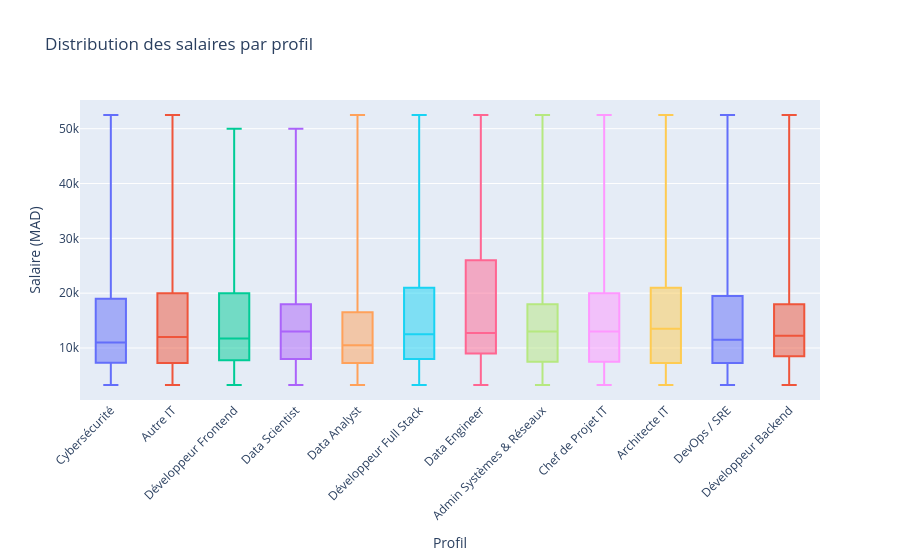

Notebook code cell kept with this figure:
### Code cell
# 3. Boxplot salaires (à partir des données individuelles Silver)
df_offres = pd.read_parquet('data_lake_root/silver/offres_clean/offres_clean.parquet')
df_box = df_offres[df_offres['salaire_connu'] & (df_offres['salaire_median_mad'] > 0)]
profils_5plus = df_box['profil_normalise'].value_counts()[df_box['profil_normalise'].value_counts() >= 5].index
df_box = df_box[df_box['profil_normalise'].isin(profils_5plus)]

fig3 = px.box(df_box, x='profil_normalise', y='salaire_median_mad',
              title='Distribution des salaires par profil',
              labels={'profil_normalise':'Profil', 'salaire_median_mad':'Salaire (MAD)'},
              color='profil_normalise', points=False)
fig3.update_layout(showlegend=False, xaxis_tickangle=-45)
fig3.show()

### Figure 1 — Plotly figure (JSON) as saved in the notebook; plotly's stock layout.template omitted (floating-point values rounded to 4 significant figures; data arrays with more than 128 entries replaced by an {"elided": "..."} marker saying what was removed)
{"data": [{"alignmentgroup": "True", "boxpoints": false, "hovertemplate": "Profil=%{x}<br>Salaire (MAD)=%{y}<extra></extra>", "legendgroup": "Cybersécurité", "marker": {"color": "#636efa"}, "name": "Cybersécurité", "notched": false, "offsetgroup": "Cybersécurité", "orientation": "v", "showlegend": true, "type": "box", "x": ["Cybersécurité", "Cybersécurité", "Cybersécurité", "Cybersécurité", "Cybersécurité", "Cybersécurité", "Cybersécurité", "Cybersécurité", "Cybersécurité", "Cybersécurité", "Cybersécurité", "Cybersécurité", "Cybersécurité", "Cybersécurité", "Cybersécurité", "Cybersécurité", "Cybersécurité", "Cybersécurité", "Cybersécurité", "Cybersécurité", "Cybersécurité", "Cybersécurité", "Cybersécurité", "Cybersécurité", "Cybersécurité", "Cybersécurité", "Cybersécurité", "Cybersécurité", "Cybersécurité", "Cybersécurité", "Cybersécurité", "Cybersécurité", "Cybersécurité", "Cybersécurité", "Cybersécurité", "Cybersécurité", "Cybersécurité", "Cybersécurité", "Cybersécurité", "Cybersécurité", "Cybersécurité", "Cybersécurité", "Cybersécurité", "Cybersécurité", "Cybersécurité", "Cybersécurité", "Cybersécurité", "Cybersécurité", "Cybersécurité", "Cybersécurité", "Cybersécurité", "Cybersécurité", "Cybersécurité", "Cybersécurité", "Cybersécurité", "Cybersécurité", "Cybersécurité", "Cybersécurité", "Cybersécurité", "Cybersécurité", "Cybersécurité", "Cybersécurité", "Cybersécurité", "Cybersécurité", "Cybersécurité", "Cybersécurité", "Cybersécurité", "Cybersécurité", "Cybersécurité", "Cybersécurité", "Cybersécurité", "Cybersécurité", "Cybersécurité", "Cybersécurité", "Cybersécurité", "Cybersécurité", "Cybersécurité", "Cybersécurité", "Cybersécurité", "Cybersécurité", "Cybersécurité", "Cybersécurité", "Cybersécurité", "Cybersécurité", "Cybersécurité", "Cybersécurité", "Cybersécurité"], "x0": " ", "xaxis": "x", "y": [13500.0, 7500.0, 14000.0, 6750.0, 4750.0, 15500.0, 9000.0, 9500.0, 10000.0, 24000.0, 52500.0, 32000.0, 25000.0, 12000.0, 16000.0, 6250.0, 11000.0, 4750.0, 15500.0, 5250.0, 10500.0, 18000.0, 20000.0, 13500.0, 10500.0, 42500.0, 6000.0, 14500.0, 45000.0, 16500.0, 16000.0, 13500.0, 3250.0, 8250.0, 28000.0, 10500.0, 40000.0, 9500.0, 35000.0, 5750.0, 8250.0, 32000.0, 5250.0, 9500.0, 10500.0, 8500.0, 4750.0, 19000.0, 4250.0, 6500.0, 6750.0, 50000.0, 7250.0, 19000.0, 26000.0, 22000.0, 8250.0, 6000.0, 16000.0, 21000.0, 4750.0, 35000.0, 10500.0, 24000.0, 7750.0, 3250.0, 10500.0, 5750.0, 15500.0, 24000.0, 19000.0, 7000.0, 8000.0, 18000.0, 4750.0, 11000.0, 12500.0, 4500.0, 45000.0, 32500.0, 13000.0, 12000.0, 16500.0, 23000.0, 9000.0, 10000.0, 4750.0], "y0": " ", "yaxis": "y"}, {"alignmentgroup": "True", "boxpoints": false, "hovertemplate": "Profil=%{x}<br>Salaire (MAD)=%{y}<extra></extra>", "legendgroup": "Autre IT", "marker": {"color": "#EF553B"}, "name": "Autre IT", "notched": false, "offsetgroup": "Autre IT", "orientation": "v", "showlegend": true, "type": "box", "x": {"elided": "1769 str values"}, "x0": " ", "xaxis": "x", "y": {"elided": "1769 float values"}, "y0": " ", "yaxis": "y"}, {"alignmentgroup": "True", "boxpoints": false, "hovertemplate": "Profil=%{x}<br>Salaire (MAD)=%{y}<extra></extra>", "legendgroup": "Développeur Frontend", "marker": {"color": "#00cc96"}, "name": "Développeur Frontend", "notched": false, "offsetgroup": "Développeur Frontend", "orientation": "v", "showlegend": true, "type": "box", "x": ["Développeur Frontend", "Développeur Frontend", "Développeur Frontend", "Développeur Frontend", "Développeur Frontend", "Développeur Frontend", "Développeur Frontend", "Développeur Frontend", "Développeur Frontend", "Développeur Frontend", "Développeur Frontend", "Développeur Frontend", "Développeur Frontend", "Développeur Frontend", "Développeur Frontend", "Développeur Frontend", "Développeur Frontend", "Développeur Frontend", "Développeur Frontend", "Développeur Frontend", "Développeur Frontend", "Développeur Frontend", "Développeur Frontend", "Développeur Frontend", "Développeur Frontend", "Développeur Frontend", "Développeur Frontend", "Développeur Frontend", "Développeur Frontend", "Développeur Frontend", "Développeur Frontend", "Développeur Frontend", "Développeur Frontend", "Développeur Frontend", "Développeur Frontend", "Développeur Frontend", "Développeur Frontend", "Développeur Frontend", "Développeur Frontend", "Développeur Frontend", "Développeur Frontend", "Développeur Frontend", "Développeur Frontend", "Développeur Frontend", "Développeur Frontend", "Développeur Frontend", "Développeur Frontend", "Développeur Frontend", "Développeur Frontend", "Développeur Frontend", "Développeur Frontend", "Développeur Frontend", "Développeur Frontend", "Développeur Frontend", "Développeur Frontend", "Développeur Frontend", "Développeur Frontend", "Développeur Frontend", "Développeur Frontend", "Développeur Frontend", "Développeur Frontend", "Développeur Frontend", "Développeur Frontend", "Développeur Frontend", "Développeur Frontend", "Développeur Frontend", "Développeur Frontend", "Développeur Frontend", "Développeur Frontend", "Développeur Frontend", "Développeur Frontend", "Développeur Frontend", "Développeur Frontend", "Développeur Frontend", "Développeur Frontend", "Développeur Frontend", "Développeur Frontend", "Développeur Frontend", "Développeur Frontend", "Développeur Frontend", "Développeur Frontend", "Développeur Frontend"], "x0": " ", "xaxis": "x", "y": [16500.0, 13000.0, 16500.0, 30000.0, 8500.0, 27000.0, 22000.0, 15000.0, 5250.0, 12000.0, 11000.0, 16500.0, 8250.0, 22000.0, 6250.0, 28000.0, 20000.0, 5500.0, 7250.0, 26000.0, 10500.0, 16500.0, 29000.0, 30000.0, 7750.0, 7250.0, 11000.0, 15000.0, 20000.0, 10000.0, 6500.0, 19000.0, 16500.0, 15500.0, 6500.0, 5000.0, 9000.0, 4750.0, 7250.0, 32500.0, 3250.0, 5250.0, 12500.0, 6500.0, 5250.0, 18000.0, 8250.0, 28000.0, 32000.0, 8500.0, 30000.0, 29000.0, 16500.0, 7250.0, 5750.0, 13500.0, 4750.0, 31000.0, 50000.0, 11500.0, 15500.0, 6750.0, 12000.0, 30000.0, 20000.0, 4250.0, 10500.0, 11000.0, 27000.0, 10500.0, 37500.0, 16000.0, 37500.0, 8000.0, 8500.0, 10500.0, 8250.0, 9500.0, 7750.0, 31000.0, 7750.0, 5250.0], "y0": " ", "yaxis": "y"}, {"alignmentgroup": "True", "boxpoints": false, "hovertemplate": "Profil=%{x}<br>Salaire (MAD)=%{y}<extra></extra>", "legendgroup": "Data Scientist", "marker": {"color": "#ab63fa"}, "name": "Data Scientist", "notched": false, "offsetgroup": "Data Scientist", "orientation": "v", "showlegend": true, "type": "box", "x": {"elided": "174 str values"}, "x0": " ", "xaxis": "x", "y": {"elided": "174 float values"}, "y0": " ", "yaxis": "y"}, {"alignmentgroup": "True", "boxpoints": false, "hovertemplate": "Profil=%{x}<br>Salaire (MAD)=%{y}<extra></extra>", "legendgroup": "Data Analyst", "marker": {"color": "#FFA15A"}, "name": "Data Analyst", "notched": false, "offsetgroup": "Data Analyst", "orientation": "v", "showlegend": true, "type": "box", "x": {"elided": "188 str values"}, "x0": " ", "xaxis": "x", "y": {"elided": "188 float values"}, "y0": " ", "yaxis": "y"}, {"alignmentgroup": "True", "boxpoints": false, "hovertemplate": "Profil=%{x}<br>Salaire (MAD)=%{y}<extra></extra>", "legendgroup": "Développeur Full Stack", "marker": {"color": "#19d3f3"}, "name": "Développeur Full Stack", "notched": false, "offsetgroup": "Développeur Full Stack", "orientation": "v", "showlegend": true, "type": "box", "x": {"elided": "166 str values"}, "x0": " ", "xaxis": "x", "y": {"elided": "166 float values"}, "y0": " ", "yaxis": "y"}, {"alignmentgroup": "True", "boxpoints": false, "hovertemplate": "Profil=%{x}<br>Salaire (MAD)=%{y}<extra></extra>", "legendgroup": "Data Engineer", "marker": {"color": "#FF6692"}, "name": "Data Engineer", "notched": false, "offsetgroup": "Data Engineer", "orientation": "v", "showlegend": true, "type": "box", "x": ["Data Engineer", "Data Engineer", "Data Engineer", "Data Engineer", "Data Engineer", "Data Engineer", "Data Engineer", "Data Engineer", "Data Engineer", "Data Engineer", "Data Engineer", "Data Engineer", "Data Engineer", "Data Engineer", "Data Engineer", "Data Engineer", "Data Engineer", "Data Engineer", "Data Engineer", "Data Engineer", "Data Engineer", "Data Engineer", "Data Engineer", "Data Engineer", "Data Engineer", "Data Engineer", "Data Engineer", "Data Engineer", "Data Engineer", "Data Engineer", "Data Engineer", "Data Engineer", "Data Engineer", "Data Engineer", "Data Engineer", "Data Engineer", "Data Engineer", "Data Engineer", "Data Engineer", "Data Engineer", "Data Engineer", "Data Engineer", "Data Engineer", "Data Engineer", "Data Engineer", "Data Engineer", "Data Engineer", "Data Engineer", "Data Engineer", "Data Engineer", "Data Engineer", "Data Engineer", "Data Engineer", "Data Engineer"], "x0": " ", "xaxis": "x", "y": [20000.0, 6500.0, 6000.0, 4250.0, 24000.0, 27000.0, 28000.0, 16000.0, 31000.0, 25000.0, 6000.0, 13000.0, 11500.0, 26000.0, 7750.0, 9500.0, 5250.0, 13500.0, 15000.0, 52500.0, 10500.0, 31000.0, 5000.0, 11500.0, 11500.0, 12500.0, 12500.0, 30000.0, 5750.0, 11500.0, 7250.0, 15500.0, 47500.0, 29000.0, 10000.0, 12500.0, 32500.0, 47500.0, 10500.0, 9000.0, 14000.0, 11000.0, 3250.0, 5500.0, 29000.0, 10000.0, 3250.0, 26000.0, 13000.0, 42500.0, 15500.0, 16500.0, 15500.0, 8250.0], "y0": " ", "yaxis": "y"}, {"alignmentgroup": "True", "boxpoints": false, "hovertemplate": "Profil=%{x}<br>Salaire (MAD)=%{y}<extra></extra>", "legendgroup": "Admin Systèmes & Réseaux", "marker": {"color": "#B6E880"}, "name": "Admin Systèmes & Réseaux", "notched": false, "offsetgroup": "Admin Systèmes & Réseaux", "orientation": "v", "showlegend": true, "type": "box", "x": {"elided": "226 str values"}, "x0": " ", "xaxis": "x", "y": {"elided": "226 float values"}, "y0": " ", "yaxis": "y"}, {"alignmentgroup": "True", "boxpoints": false, "hovertemplate": "Profil=%{x}<br>Salaire (MAD)=%{y}<extra></extra>", "legendgroup": "Chef de Projet IT", "marker": {"color": "#FF97FF"}, "name": "Chef de Projet IT", "notched": false, "offsetgroup": "Chef de Projet IT", "orientation": "v", "showlegend": true, "type": "box", "x": {"elided": "150 str values"}, "x0": " ", "xaxis": "x", "y": {"elided": "150 float values"}, "y0": " ", "yaxis": "y"}, {"alignmentgroup": "True", "boxpoints": false, "hovertemplate": "Profil=%{x}<br>Salaire (MAD)=%{y}<extra></extra>", "legendgroup": "Architecte IT", "marker": {"color": "#FECB52"}, "name": "Architecte IT", "notched": false, "offsetgroup": "Architecte IT", "orientation": "v", "showlegend": true, "type": "box", "x": ["Architecte IT", "Architecte IT", "Architecte IT", "Architecte IT", "Architecte IT", "Architecte IT", "Architecte IT", "Architecte IT", "Architecte IT", "Architecte IT", "Architecte IT", "Architecte IT", "Architecte IT", "Architecte IT", "Architecte IT", "Architecte IT", "Architecte IT", "Architecte IT", "Architecte IT", "Architecte IT", "Architecte IT", "Architecte IT", "Architecte IT", "Architecte IT", "Architecte IT", "Architecte IT", "Architecte IT", "Architecte IT", "Architecte IT", "Architecte IT", "Architecte IT", "Architecte IT", "Architecte IT", "Architecte IT", "Architecte IT", "Architecte IT", "Architecte IT", "Architecte IT", "Architecte IT", "Architecte IT", "Architecte IT", "Architecte IT", "Architecte IT", "Architecte IT", "Architecte IT", "Architecte IT", "Architecte IT", "Architecte IT", "Architecte IT", "Architecte IT", "Architecte IT", "Architecte IT", "Architecte IT", "Architecte IT", "Architecte IT", "Architecte IT", "Architecte IT", "Architecte IT", "Architecte IT", "Architecte IT", "Architecte IT", "Architecte IT", "Architecte IT", "Architecte IT", "Architecte IT", "Architecte IT", "Architecte IT", "Architecte IT", "Architecte IT", "Architecte IT", "Architecte IT", "Architecte IT", "Architecte IT", "Architecte IT", "Architecte IT", "Architecte IT", "Architecte IT", "Architecte IT", "Architecte IT", "Architecte IT", "Architecte IT", "Architecte IT", "Architecte IT", "Architecte IT", "Architecte IT"], "x0": " ", "xaxis": "x", "y": [20000.0, 21000.0, 16500.0, 15000.0, 10500.0, 32000.0, 7750.0, 10500.0, 22000.0, 28000.0, 28000.0, 5000.0, 13500.0, 3250.0, 21000.0, 12000.0, 22000.0, 12500.0, 9500.0, 18000.0, 20000.0, 13500.0, 5750.0, 3250.0, 6750.0, 3250.0, 47500.0, 15500.0, 7500.0, 37500.0, 7250.0, 29000.0, 22000.0, 10500.0, 15500.0, 7500.0, 8000.0, 12000.0, 13500.0, 21000.0, 18000.0, 40000.0, 14500.0, 21000.0, 5750.0, 28000.0, 13500.0, 8000.0, 5000.0, 13000.0, 18000.0, 52500.0, 6750.0, 6250.0, 22000.0, 12500.0, 8250.0, 5750.0, 4250.0, 10000.0, 15500.0, 5750.0, 15500.0, 3250.0, 6250.0, 7000.0, 7250.0, 11500.0, 4750.0, 7750.0, 6250.0, 15500.0, 28000.0, 12500.0, 26000.0, 30000.0, 52500.0, 3250.0, 5500.0, 14500.0, 40000.0, 10000.0, 50000.0, 24000.0, 15500.0], "y0": " ", "yaxis": "y"}, {"alignmentgroup": "True", "boxpoints": false, "hovertemplate": "Profil=%{x}<br>Salaire (MAD)=%{y}<extra></extra>", "legendgroup": "DevOps / SRE", "marker": {"color": "#636efa"}, "name": "DevOps / SRE", "notched": false, "offsetgroup": "DevOps / SRE", "orientation": "v", "showlegend": true, "type": "box", "x": ["DevOps / SRE", "DevOps / SRE", "DevOps / SRE", "DevOps / SRE", "DevOps / SRE", "DevOps / SRE", "DevOps / SRE", "DevOps / SRE", "DevOps / SRE", "DevOps / SRE", "DevOps / SRE", "DevOps / SRE", "DevOps / SRE", "DevOps / SRE", "DevOps / SRE", "DevOps / SRE", "DevOps / SRE", "DevOps / SRE", "DevOps / SRE", "DevOps / SRE", "DevOps / SRE", "DevOps / SRE", "DevOps / SRE", "DevOps / SRE", "DevOps / SRE", "DevOps / SRE", "DevOps / SRE", "DevOps / SRE", "DevOps / SRE", "DevOps / SRE", "DevOps / SRE", "DevOps / SRE", "DevOps / SRE", "DevOps / SRE", "DevOps / SRE", "DevOps / SRE", "DevOps / SRE", "DevOps / SRE", "DevOps / SRE", "DevOps / SRE", "DevOps / SRE", "DevOps / SRE", "DevOps / SRE", "DevOps / SRE", "DevOps / SRE", "DevOps / SRE", "DevOps / SRE", "DevOps / SRE", "DevOps / SRE", "DevOps / SRE", "DevOps / SRE", "DevOps / SRE", "DevOps / SRE", "DevOps / SRE", "DevOps / SRE", "DevOps / SRE", "DevOps / SRE", "DevOps / SRE", "DevOps / SRE", "DevOps / SRE", "DevOps / SRE", "DevOps / SRE", "DevOps / SRE", "DevOps / SRE", "DevOps / SRE", "DevOps / SRE", "DevOps / SRE", "DevOps / SRE", "DevOps / SRE", "DevOps / SRE", "DevOps / SRE", "DevOps / SRE", "DevOps / SRE", "DevOps / SRE", "DevOps / SRE", "DevOps / SRE"], "x0": " ", "xaxis": "x", "y": [8000.0, 23000.0, 21000.0, 15500.0, 15000.0, 15500.0, 16500.0, 5250.0, 6000.0, 13500.0, 11500.0, 11000.0, 6250.0, 7750.0, 14000.0, 18000.0, 20000.0, 11500.0, 11000.0, 9000.0, 9500.0, 5750.0, 29000.0, 14500.0, 8250.0, 7000.0, 9500.0, 12000.0, 11500.0, 9000.0, 4250.0, 6000.0, 32000.0, 17000.0, 32500.0, 16000.0, 5250.0, 10500.0, 7250.0, 32500.0, 8000.0, 30000.0, 6000.0, 7250.0, 6000.0, 40000.0, 6750.0, 9500.0, 29000.0, 14000.0, 5500.0, 31000.0, 7250.0, 32000.0, 4750.0, 28000.0, 47500.0, 6250.0, 5000.0, 6250.0, 52500.0, 16500.0, 11500.0, 3250.0, 20000.0, 10000.0, 8000.0, 29000.0, 27000.0, 4250.0, 18000.0, 16500.0, 21000.0, 11500.0, 19000.0, 16500.0], "y0": " ", "yaxis": "y"}, {"alignmentgroup": "True", "boxpoints": false, "hovertemplate": "Profil=%{x}<br>Salaire (MAD)=%{y}<extra></extra>", "legendgroup": "Développeur Backend", "marker": {"color": "#EF553B"}, "name": "Développeur Backend", "notched": false, "offsetgroup": "Développeur Backend", "orientation": "v", "showlegend": true, "type": "box", "x": ["Développeur Backend", "Développeur Backend", "Développeur Backend", "Développeur Backend", "Développeur Backend", "Développeur Backend", "Développeur Backend", "Développeur Backend", "Développeur Backend", "Développeur Backend", "Développeur Backend", "Développeur Backend", "Développeur Backend", "Développeur Backend", "Développeur Backend", "Développeur Backend", "Développeur Backend", "Développeur Backend", "Développeur Backend", "Développeur Backend", "Développeur Backend", "Développeur Backend", "Développeur Backend", "Développeur Backend", "Développeur Backend", "Développeur Backend", "Développeur Backend", "Développeur Backend", "Développeur Backend", "Développeur Backend", "Développeur Backend", "Développeur Backend", "Développeur Backend", "Développeur Backend", "Développeur Backend", "Développeur Backend", "Développeur Backend", "Développeur Backend", "Développeur Backend", "Développeur Backend", "Développeur Backend", "Développeur Backend", "Développeur Backend", "Développeur Backend", "Développeur Backend", "Développeur Backend", "Développeur Backend", "Développeur Backend", "Développeur Backend", "Développeur Backend", "Développeur Backend", "Développeur Backend", "Développeur Backend", "Développeur Backend", "Développeur Backend", "Développeur Backend", "Développeur Backend", "Développeur Backend", "Développeur Backend", "Développeur Backend", "Développeur Backend", "Développeur Backend", "Développeur Backend", "Développeur Backend", "Développeur Backend", "Développeur Backend", "Développeur Backend", "Développeur Backend", "Développeur Backend", "Développeur Backend", "Développeur Backend", "Développeur Backend", "Développeur Backend", "Développeur Backend", "Développeur Backend", "Développeur Backend", "Développeur Backend", "Développeur Backend", "Développeur Backend", "Développeur Backend", "Développeur Backend", "Développeur Backend", "Développeur Backend", "Développeur Backend", "Développeur Backend", "Développeur Backend"], "x0": " ", "xaxis": "x", "y": [50000.0, 9000.0, 32000.0, 3250.0, 16500.0, 13500.0, 5750.0, 4250.0, 9500.0, 18000.0, 18000.0, 27000.0, 16500.0, 32000.0, 12500.0, 7750.0, 14000.0, 7750.0, 6000.0, 16000.0, 9500.0, 6750.0, 11500.0, 11000.0, 3250.0, 22000.0, 8500.0, 18000.0, 14500.0, 52500.0, 11000.0, 14000.0, 10500.0, 29000.0, 3250.0, 22000.0, 32000.0, 27000.0, 3250.0, 32000.0, 7750.0, 15000.0, 8250.0, 5250.0, 4250.0, 25000.0, 3250.0, 9000.0, 13500.0, 12000.0, 32000.0, 13500.0, 7250.0, 13500.0, 10500.0, 37500.0, 8250.0, 13500.0, 6500.0, 14000.0, 32500.0, 26000.0, 31000.0, 10500.0, 32000.0, 14500.0, 12000.0, 8500.0, 12500.0, 13000.0, 9500.0, 16000.0, 37500.0, 24000.0, 7750.0, 10000.0, 6500.0, 9500.0, 11000.0, 10500.0, 15500.0, 12000.0, 32000.0, 9500.0, 8500.0, 5750.0], "y0": " ", "yaxis": "y"}], "layout": {"boxmode": "overlay", "legend": {"title": {"text": "Profil"}, "tracegroupgap": 0}, "showlegend": false, "title": {"text": "Distribution des salaires par profil"}, "xaxis": {"anchor": "y", "categoryarray": ["Cybersécurité", "Autre IT", "Développeur Frontend", "Data Scientist", "Data Analyst", "Développeur Full Stack", "Data Engineer", "Admin Systèmes & Réseaux", "Chef de Projet IT", "Architecte IT", "DevOps / SRE", "Développeur Backend"], "categoryorder": "array", "domain": [0, 1], "tickangle": -45, "title": {"text": "Profil"}}, "yaxis": {"anchor": "x", "domain": [0, 1], "title": {"text": "Salaire (MAD)"}}}}
